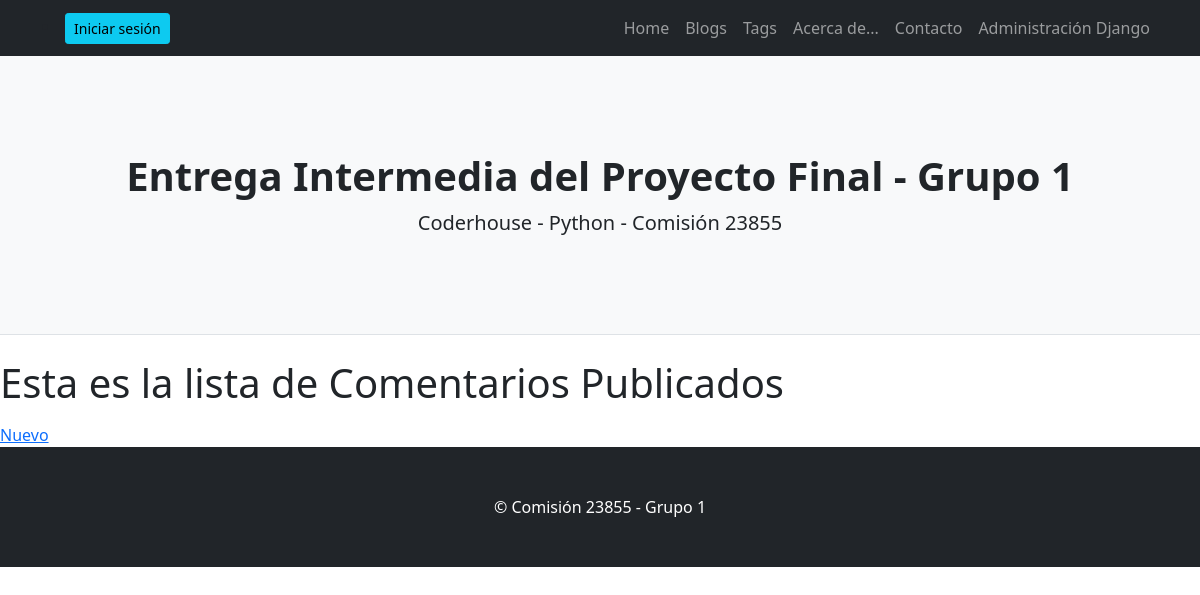
Page /AppProyecto1/comment_lista/1 on the earlier database version.
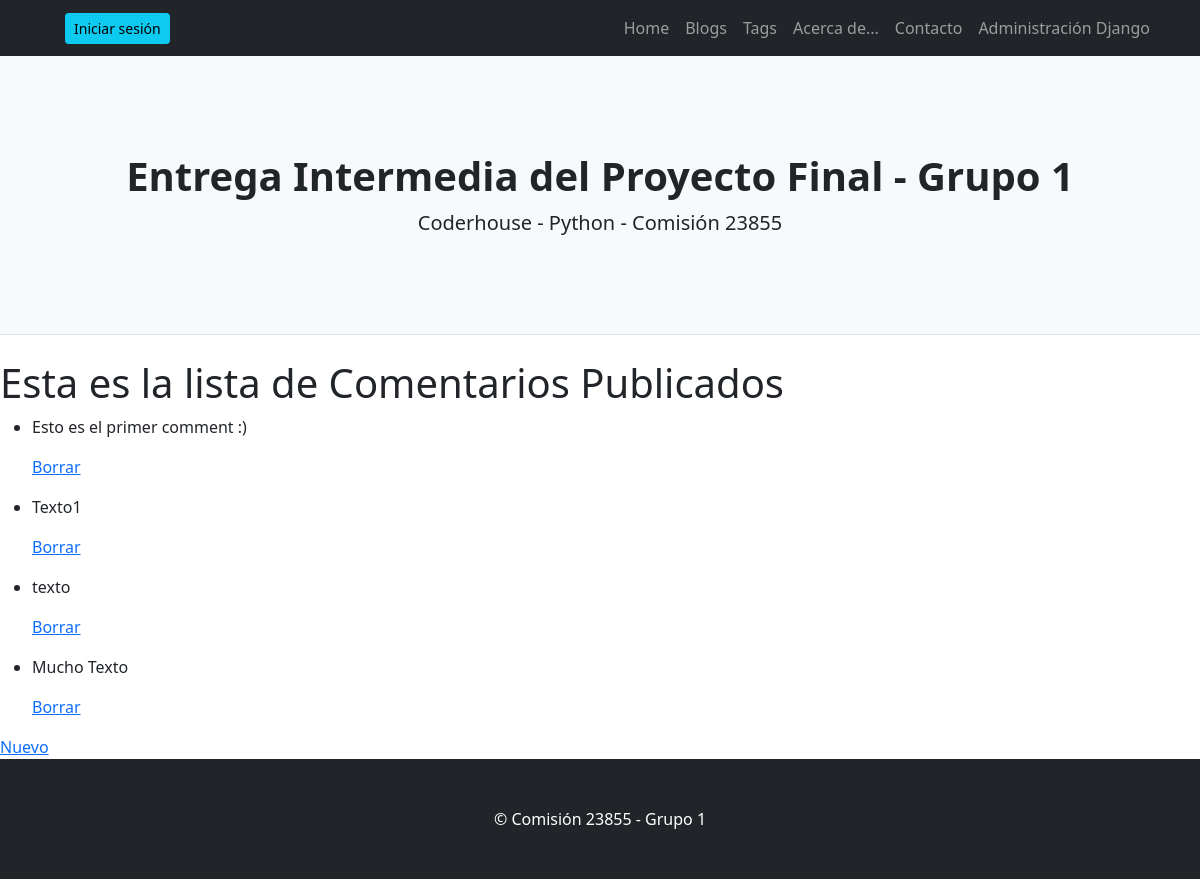
Same page on the later database version.
### AppProyecto1/models.py (models this page shows)
class Comment(models.Model):
    text=models.TextField()
    blog=models.ForeignKey(Blog,on_delete=models.CASCADE)

### AppProyecto1/views.py (the view)
# urls.py: path('comment_lista/<blog>', views.commentLista, name = 'CommentList'),
def commentLista(request, blog):
    comments=Comment.objects.filter(blog=blog)
    return render(request,"AppProyecto1/comment_lista.html",{"comments":comments, "blog":blog})

### AppProyecto1/templates/AppProyecto1/comment_lista.html
{% extends 'AppProyecto1/padre.html' %}
{% load static %}
{% block contenidoQueCambia %}
<h1>Esta es la lista de Comentarios Publicados</h1>
<ul>
    {% for comment in comments %}
        <li>
            <p>{{comment.text}}</p>
            <p>
                <a href="{% url 'CommentDelete' comment.id %}">Borrar</a>
            </p>
        </li>
    {% endfor %}
</ul>
<a href="{% url 'CommentNew' blog %}">Nuevo</a>
{% endblock contenidoQueCambia %}

### AppProyecto1/templates/AppProyecto1/padre.html (shortened to what this page needs)
<!DOCTYPE html>
<html lang="en">
    <head>
        {% load static %}
        <link href="{% static 'AppProyecto1/css/styles.css' %}" rel="stylesheet" />
    </head>
    <body>
        <nav class="navbar navbar-expand-lg navbar-dark bg-dark">
            <div class="container">
                {% if not request.user.is_authenticated %}
                <li class="nav-item"><a type="button" class="btn btn-info btn-sm" aria-current="page" href="{% url 'Login' %}">Iniciar sesión</a></li>
                {% endif %}
                <div class="collapse navbar-collapse" id="navbarSupportedContent">
                    <ul class="navbar-nav ms-auto mb-2 mb-lg-0">
                        <li class="nav-item"><a class="nav-link" href="{% url 'Inicio' %}">Home</a></li>
                        <li class="nav-item"><a class="nav-link" href="{% url 'BlogList' %}">Blogs</a></li>
                        <li class="nav-item"><a class="nav-link" href="{% url 'TagList' %}">Tags</a></li>
                        <li class="nav-item"><a class="nav-link" href="#!">Acerca de...</a></li>
                        <li class="nav-item"><a class="nav-link" href="#!">Contacto</a></li>
                        <li class="nav-item"><a class="nav-link" href="http://localhost:8000/admin/">Administración Django</a></li>
                    </ul>
                </div>
            </div>
        </nav>
        <header class="py-5 bg-light border-bottom mb-4">
            <div class="container">
                <div class="text-center my-5">
                    <h1 class="fw-bolder">Entrega Intermedia del Proyecto Final - Grupo 1</h1>
                    <p class="lead mb-0">Coderhouse - Python - Comisión 23855</p>
                </div>
            </div>
        </header>
        {% block contenidoQueCambia %}
        {% endblock contenidoQueCambia %}
        <footer class="py-5 bg-dark">
            <div class="container"><p class="m-0 text-center text-white">&copy; Comisión 23855 - Grupo 1</p></div>
        </footer>
    </body>
</html>

Differences in the rows shown:
added Comment: text "Esto es el primer comment :)"
added Comment: text "Texto1"
added Comment: text "texto"
added Comment: text "Mucho Texto"
